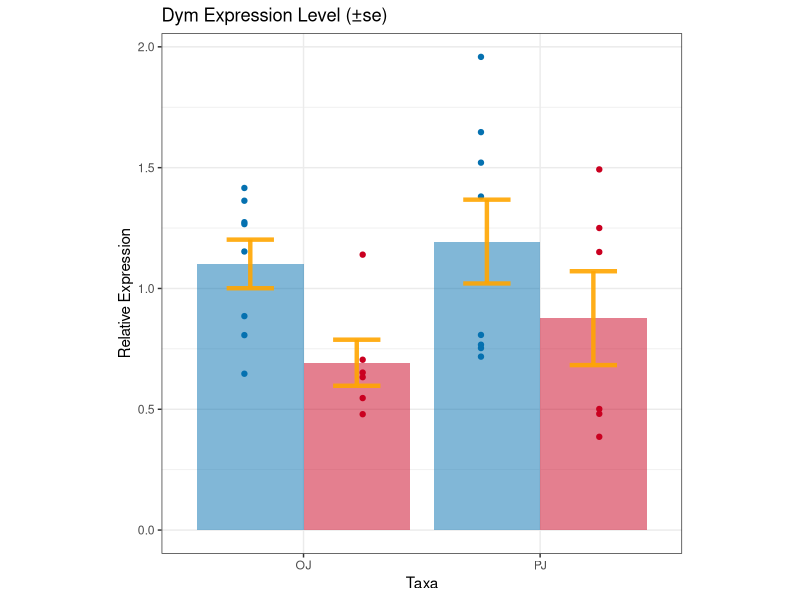
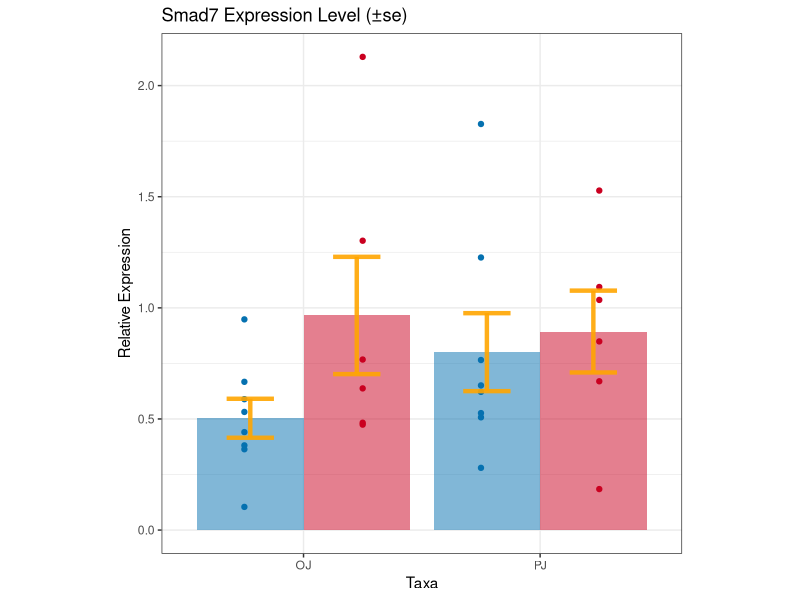
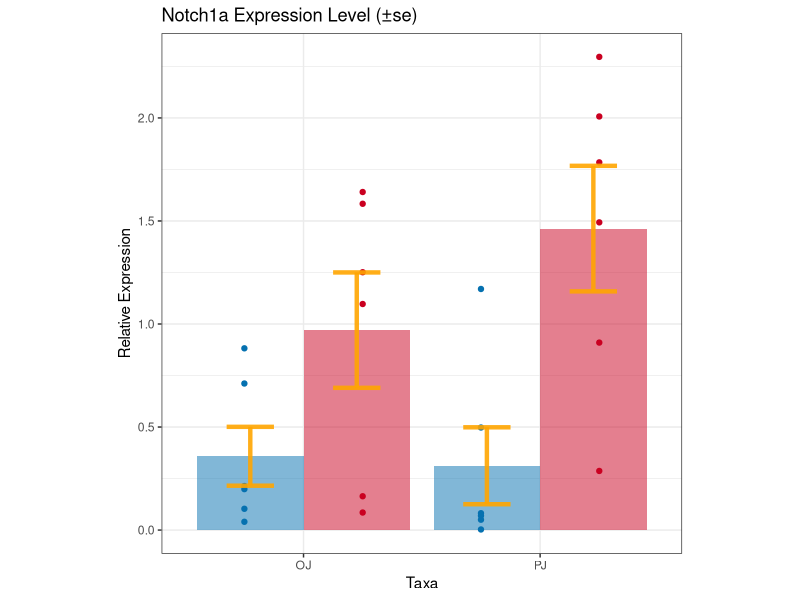
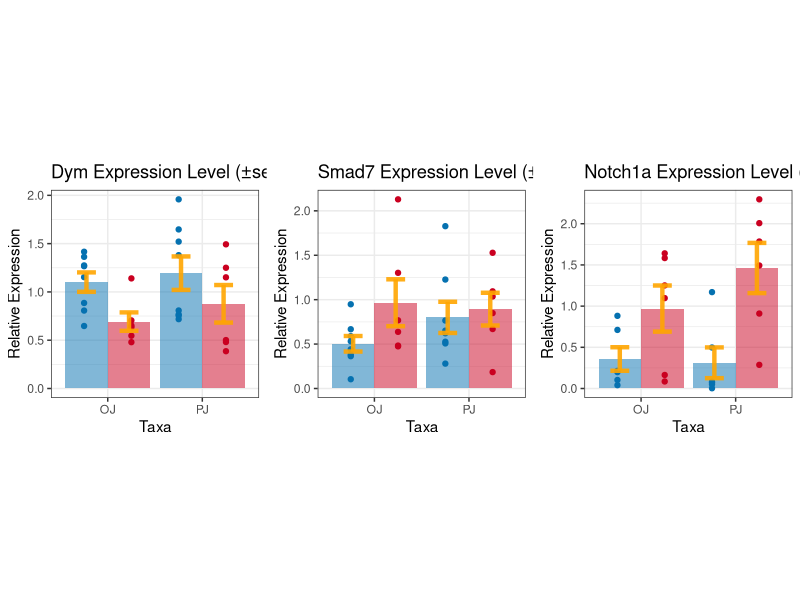

Reproduce these figures in R, in order.
##Read in packages
library(ggplot2); library(dplyr)

##Read in data
setwd("/Users/home/Dropbox/Amherst/Post-Doc/Muscles/OJ_PJ/Writing/MS/Writing/ReSubmission/FinalSubmission/GitHub/Expression/Boxplots/")
FullSpeciesExpression<-read.csv("FullSpeciesExpression_boxplot.csv")

####DYM####
SpeciesOJPJ <- FullSpeciesExpression %>% 
  filter(TaxaID=="Labeotropheus" | TaxaID=="Tropheops") %>% 
  filter(GeneID=="DYM") %>% 
  select(TaxaID, TissueID, AllSpeciesData) 

# Calculates mean, sd, se and IC
my_sum_OJPJ <- SpeciesOJPJ %>%
  group_by(TaxaID, TissueID) %>%
  summarise( 
    n=n(),
    mean=mean(AllSpeciesData, na.rm = T),
    sd=sd(AllSpeciesData, na.rm = T)
  ) %>%
  mutate( se=sd/sqrt(n))  %>%
  mutate( ic=se * qt((1-0.05)/2 + .5, n-1))

# Standard error
OJPJChart_DYM <- ggplot(my_sum_OJPJ, aes(x=TissueID, y=mean, fill=factor(TaxaID))) +
  geom_bar(stat="identity", position='dodge', alpha=0.5) +
  geom_point(data=SpeciesOJPJ,aes(y=AllSpeciesData, x=TissueID, group = factor(TaxaID), color=factor(TaxaID)), position = position_dodge(1))+
  scale_color_manual(values=c("#0571b0","#ca0020"), name="Clade", labels=c("Labeotropheus", "Tropheops")) +
  scale_fill_manual(values=c("#0571b0","#ca0020"), name="Clade", labels=c("Labeotropheus", "Tropheops")) +
  geom_errorbar(aes(x=TissueID, ymin=mean-se, ymax=mean+se), position = position_dodge(.9), width=0.4, colour="orange", alpha=0.9, size=1.5) +
  ggtitle("Dym Expression Level (±se)") + labs(y = "Relative Expression", x = "Taxa", fill = "Taxa") +
  theme_bw() + theme(aspect.ratio=1, legend.position = "none") + coord_fixed()

OJPJChart_DYM


####SMAD7####
SpeciesOJPJ <- FullSpeciesExpression %>% 
  filter(TaxaID=="Labeotropheus" | TaxaID=="Tropheops") %>% 
  filter(GeneID=="SMAD7") %>% 
  select(TaxaID, TissueID, AllSpeciesData) 

# Calculates mean, sd, se and IC
my_sum_OJPJ <- SpeciesOJPJ %>%
  group_by(TaxaID, TissueID) %>%
  summarise( 
    n=n(),
    mean=mean(AllSpeciesData, na.rm = T),
    sd=sd(AllSpeciesData, na.rm = T)
  ) %>%
  mutate( se=sd/sqrt(n))  %>%
  mutate( ic=se * qt((1-0.05)/2 + .5, n-1))

# Standard error
OJPJChart_SMAD7 <- ggplot(my_sum_OJPJ, aes(x=TissueID, y=mean, fill=factor(TaxaID))) +
  geom_bar(stat="identity", position='dodge', alpha=0.5) +
  geom_point(data=SpeciesOJPJ,aes(y=AllSpeciesData, x=TissueID, group = factor(TaxaID), color=factor(TaxaID)), position = position_dodge(1))+
  scale_color_manual(values=c("#0571b0","#ca0020"), name="Clade", labels=c("Labeotropheus", "Tropheops")) +
  scale_fill_manual(values=c("#0571b0","#ca0020"), name="Clade", labels=c("Labeotropheus", "Tropheops")) +
  geom_errorbar(aes(x=TissueID, ymin=mean-se, ymax=mean+se), position = position_dodge(.9), width=0.4, colour="orange", alpha=0.9, size=1.5) +
  ggtitle("Smad7 Expression Level (±se)") + labs(y = "Relative Expression", x = "Taxa", fill = "Taxa") +
  theme_bw() + theme(aspect.ratio=1, legend.position = "none") + coord_fixed()

OJPJChart_SMAD7



####NOTCH1a####
SpeciesOJPJ <- FullSpeciesExpression %>% 
  filter(TaxaID=="Labeotropheus" | TaxaID=="Tropheops") %>% 
  filter(GeneID=="NOTCH1a") %>% 
  select(TaxaID, TissueID, AllSpeciesData) 

# Calculates mean, sd, se and IC
my_sum_OJPJ <- SpeciesOJPJ %>%
  group_by(TaxaID, TissueID) %>%
  summarise( 
    n=n(),
    mean=mean(AllSpeciesData, na.rm = T),
    sd=sd(AllSpeciesData, na.rm = T)
  ) %>%
  mutate( se=sd/sqrt(n))  %>%
  mutate( ic=se * qt((1-0.05)/2 + .5, n-1))

# Standard error
OJPJChart_NOTCH1a <- ggplot(my_sum_OJPJ, aes(x=TissueID, y=mean, fill=factor(TaxaID))) +
  geom_bar(stat="identity", position='dodge', alpha=0.5) +
  geom_point(data=SpeciesOJPJ,aes(y=AllSpeciesData, x=TissueID, group = factor(TaxaID), color=factor(TaxaID)), position = position_dodge(1))+
  scale_color_manual(values=c("#0571b0","#ca0020"), name="Clade", labels=c("Labeotropheus", "Tropheops")) +
  scale_fill_manual(values=c("#0571b0","#ca0020"), name="Clade", labels=c("Labeotropheus", "Tropheops")) +
  geom_errorbar(aes(x=TissueID, ymin=mean-se, ymax=mean+se), position = position_dodge(.9), width=0.4, colour="orange", alpha=0.9, size=1.5) +
  ggtitle("Notch1a Expression Level (±se)") + labs(y = "Relative Expression", x = "Taxa", fill = "Taxa") +
  theme_bw() + theme(aspect.ratio=1, legend.position = "none") + coord_fixed()

OJPJChart_NOTCH1a



####Combined####
library("cowplot")
plot_grid(OJPJChart_DYM, OJPJChart_SMAD7, OJPJChart_NOTCH1a,
          nrow = 1,
          ncol = 3)
